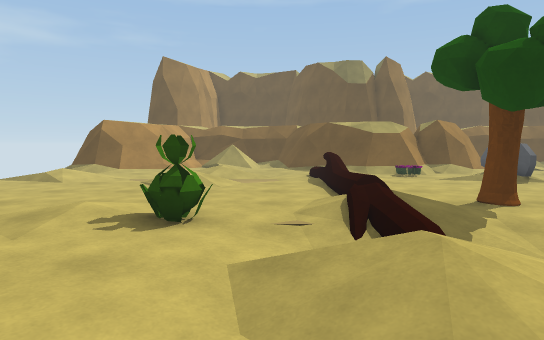
View 1 (above)

18 first-person views from a walk through a Unity game level. The camera is 1.3 m above the floor, tilts 4° down and sees 75° across. The floor is counted in squares, 1 m on a side. Each view is taken from the middle of a square. On the plan, view 1 faces up. The plan holds only what a view shows up to about 15 squares ahead; the rest is blank. The place goes on beyond the plan. The player character is not drawn.

View 2
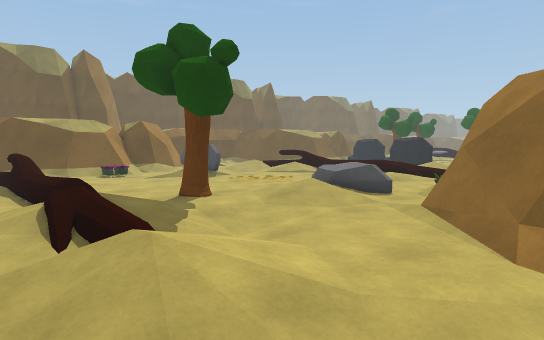

View 3
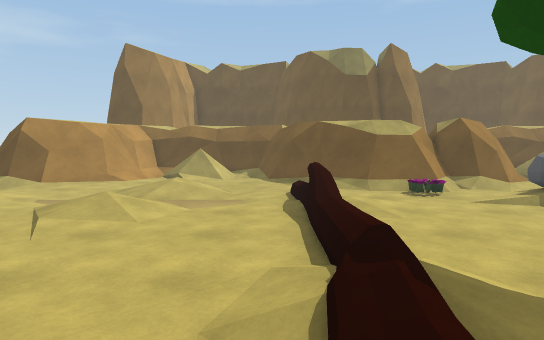

View 4
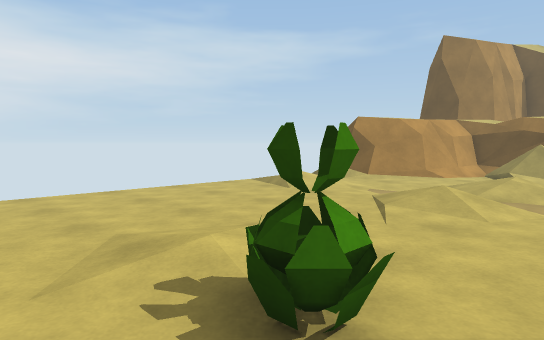

View 5
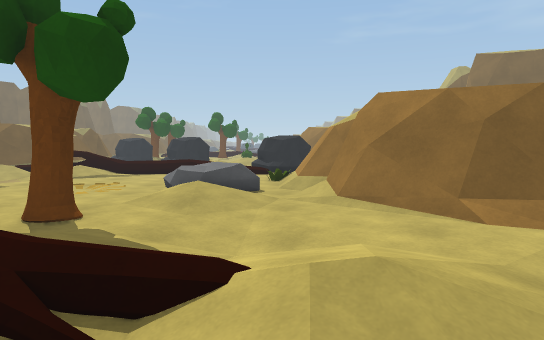

View 6
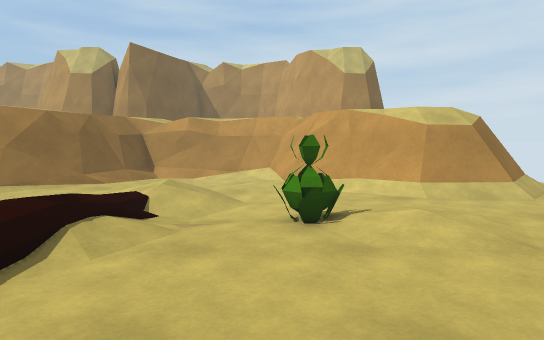

View 7
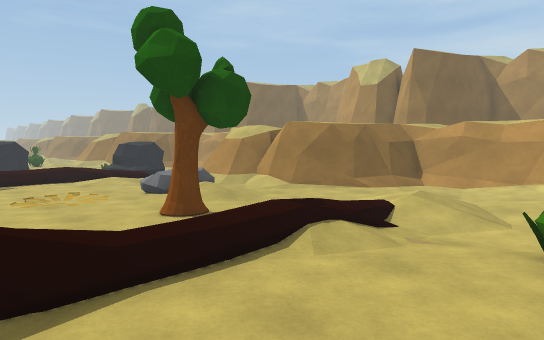

View 8
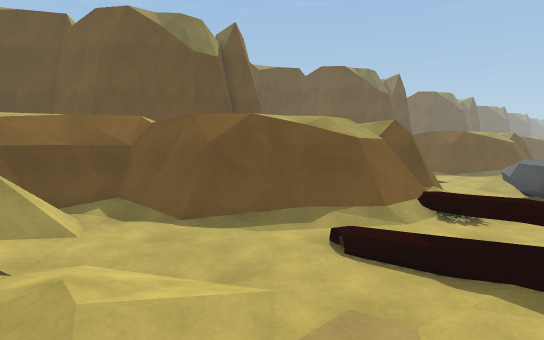

View 9
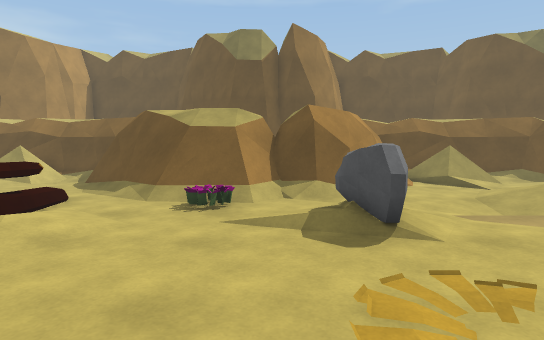

View 10
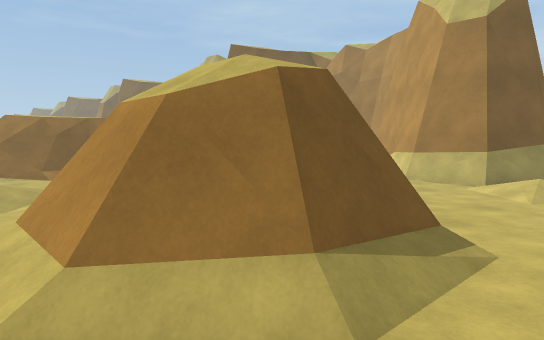

View 11
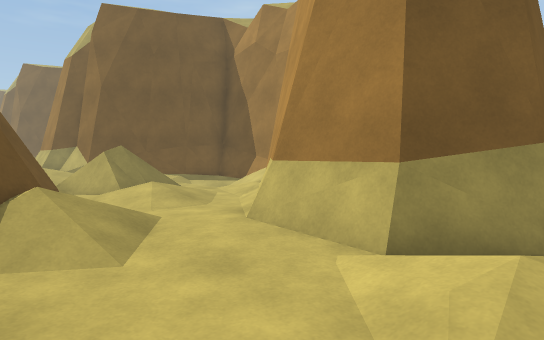

View 12
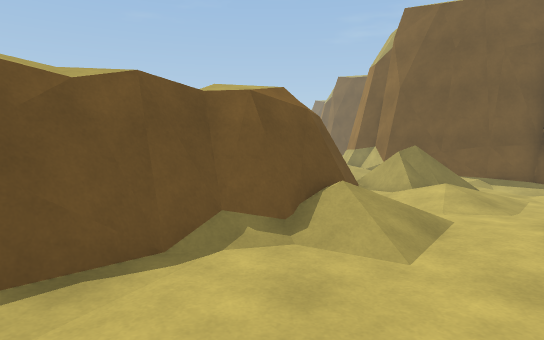

View 13
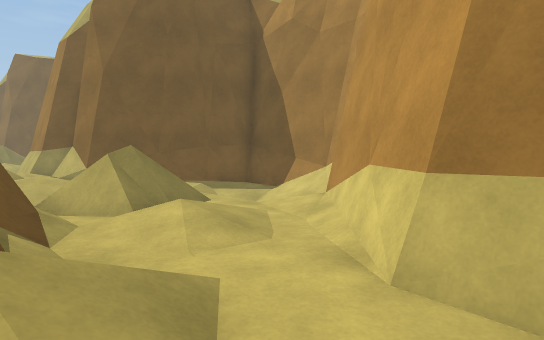

View 14
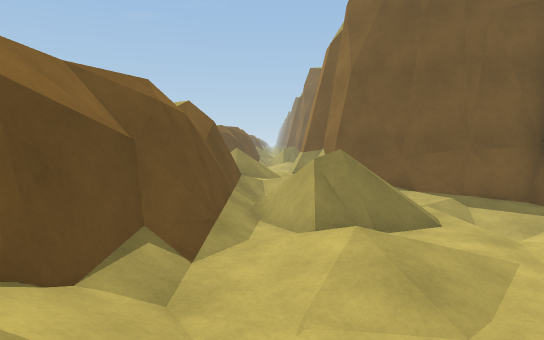

View 15
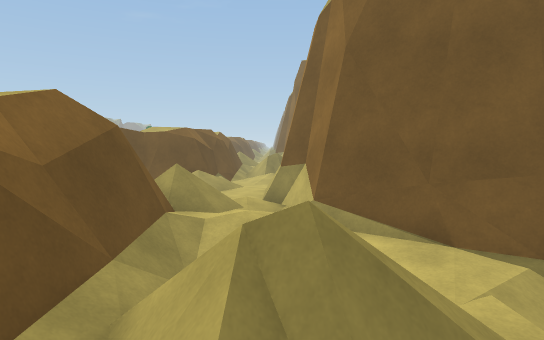

View 16
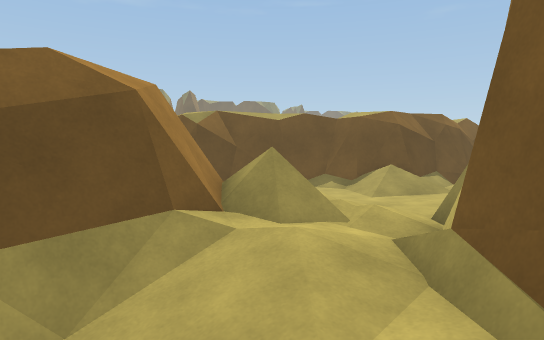

View 17
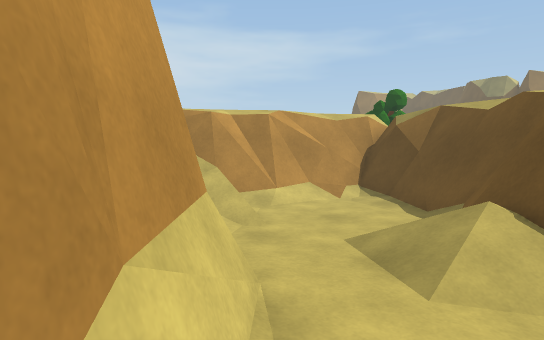

View 18
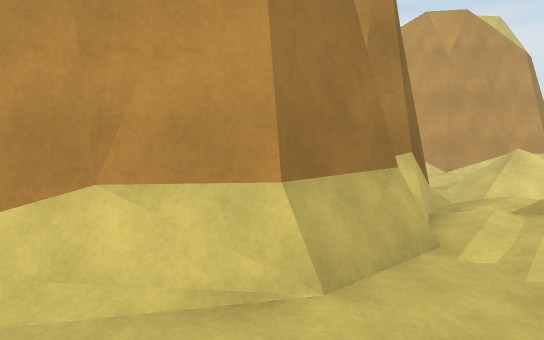

### Floor plan
Key: @ floor where view 1 was taken; # wall or solid block; . main floor; : floor 0.25 m higher than the main floor; - floor 0.25 m lower than the main floor; + floor 0.5 m higher than the main floor; / step, stairs or slope; = window, fence, low wall or low ledge; ^ raised ledge; P plant; R rock; T tree; O other object.
Columns run from 10 left of view 1 to 14 right of it. Each row starts with its distance up from view 1.
 22       #####          ###^
 21      #====##         #/=
 20     ##/////##        #///
 19     #=.///.###      # .//
 18    ##/. ....###    ##/./.
 17  ###/.. .....########...
 16   =/...///-...=##///...::
 15   .....///..#...P....../:
 14    :.. ./-..O......R..-.
 13 .://..  /...=:...//R...
 12 ....../+/...=:.....R...:
 11 .......:/...=..........//
 10 ............/.........../
  9 ............/.....P...../
  8 ............//.T......../
  7 ......::...///.........:/
  6 ......::PP..//..// R..:::
  5 ...........-/.-..:.R.....
  4 .  .......////.......P.
  3   .===/...//:....//===
  2  .=####/.../:...######
  1 ..######/......=#####
  0 ..## ####.@--./######
 -1  .=######=..../########
 -2  ...=#####=///=####..###
 -3  .....############/...##
 -4  .....=###########/.../##
 -5  ...../##########==...//#
 -6  .....////######=///..///
 -7  //......:..////:/:/.....
 -8  //###..:+:///.:::/###/.:
 -9   #####..:.///..#######/.
-10   #   ##/..//..##     ##/
-11        ##://///#
-12         ##////##
-13           O//.#

Positions as (right, up) in squares from view 1, and headings:
1: (0, 0), facing up
2: (0, 0), facing up-right
3: (1, 4), facing up
4: (0, 4), facing up-left
5: (-1, 4), facing right
6: (-1, 12), facing down
7: (-2, 12), facing down-right
8: (-3, 12), facing up-right
9: (7, 7), facing up
10: (-10, 4), facing down-right
11: (-9, -4), facing down-right
12: (-9, -4), facing right
13: (-6, -5), facing down-right
14: (-5, -7), facing right
15: (-1, -8), facing right
16: (3, -10), facing up-right
17: (14, -10), facing up-left
18: (14, -6), facing down-left
